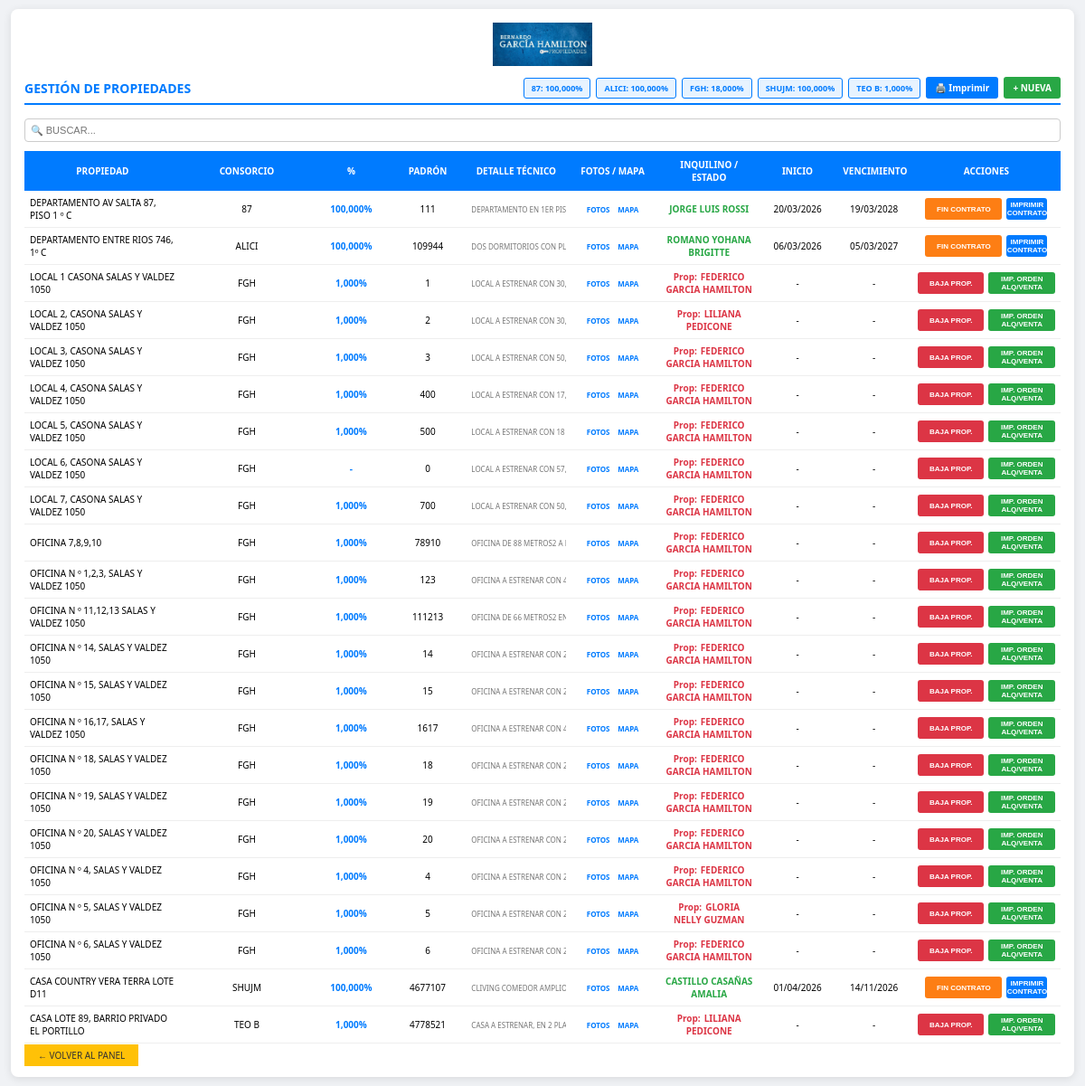
/propiedades.php (signed in), run on an earlier commit of the app's database.
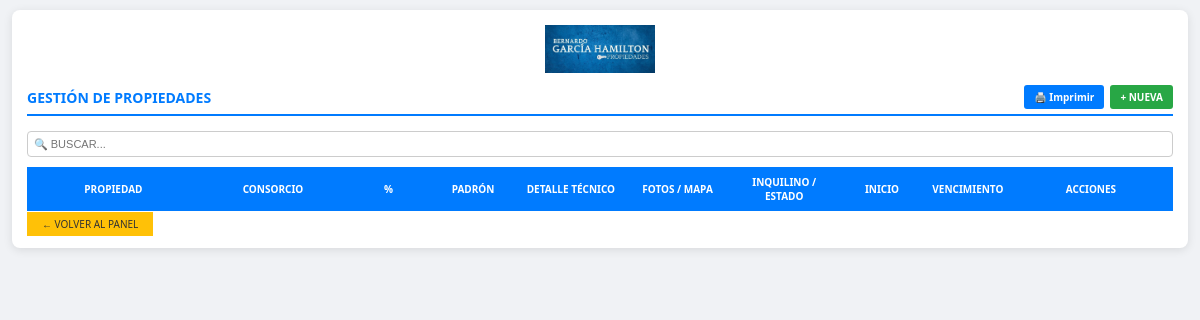
And on a later commit of the database.
### tables this page shows
CREATE TABLE `propiedades` (
  `propiedad_id` int(11) NOT NULL AUTO_INCREMENT,
  `acceso_creador_id` int(11) DEFAULT NULL COMMENT 'NULL=principal',
  `propiedad` varchar(255) NOT NULL,
  `ciudad` varchar(100) DEFAULT NULL,
  `padron` varchar(12) NOT NULL,
  `detalle` text NOT NULL,
  `consorcio` varchar(5) NOT NULL,
  `porcentaje` decimal(6,3) DEFAULT NULL,
  `propietario_id` int(11) NOT NULL,
  `alquiler` int(11) DEFAULT NULL,
  `mapa_lat` decimal(10,7) DEFAULT NULL,
  `mapa_lng` decimal(10,7) DEFAULT NULL,
  `mapa_enlace` varchar(768) DEFAULT NULL,
  `fotos_json` text DEFAULT NULL,
  PRIMARY KEY (`propiedad_id`),
  UNIQUE KEY `padron` (`padron`),
  KEY `fk_propietario` (`propietario_id`),
  KEY `idx_prop_acceso_creador` (`acceso_creador_id`),
  CONSTRAINT `fk_propietario` FOREIGN KEY (`propietario_id`) REFERENCES `usuarios` (`id`)
);

CREATE TABLE `usuarios` (
  `id` int(11) NOT NULL AUTO_INCREMENT,
  `acceso_creador_id` int(11) DEFAULT NULL COMMENT 'NULL=principal',
  `apellido` varchar(150) NOT NULL,
  `dni` varchar(20) NOT NULL,
  `cuit` varchar(25) DEFAULT NULL,
  `domicilio` varchar(200) DEFAULT NULL,
  `email` varchar(100) DEFAULT NULL,
  `celular` varchar(20) DEFAULT NULL,
  `consorcio` varchar(100) DEFAULT NULL,
  PRIMARY KEY (`id`),
  KEY `idx_acceso_creador` (`acceso_creador_id`)
);

CREATE TABLE `alquileres` (
  `alquiler_id` int(11) NOT NULL AUTO_INCREMENT,
  `propiedad_id` int(11) NOT NULL,
  `inquilino1_id` int(11) NOT NULL,
  `inquilino2_id` int(11) DEFAULT NULL,
  `codeudor1_id` int(11) NOT NULL,
  `codeudor2_id` int(11) DEFAULT NULL,
  `plazo_meses` int(11) DEFAULT NULL,
  `incremento_alquiler_meses` tinyint(3) unsigned NOT NULL DEFAULT 2 COMMENT 'Cada cuántos meses se actualiza el alquiler (1-6)',
  `destino` varchar(50) DEFAULT 'VIVIENDA',
  `fecha_inicio` date DEFAULT NULL,
  `fecha_fin` date DEFAULT NULL,
  `precio_convenido` decimal(10,2) DEFAULT NULL,
  `fecha_firma` date DEFAULT NULL,
  `monto_deposito` decimal(10,2) DEFAULT NULL,
  `estado` enum('VIGENTE','BAJA') DEFAULT 'VIGENTE',
  `fecha_creacion` timestamp NOT NULL DEFAULT current_timestamp(),
  PRIMARY KEY (`alquiler_id`)
);

### includes_propiedad_fotos_mapa.php (called while the page is built, shortened)
<?php
function propiedades_columna_existe($conexion, $columna) {
    $columna = preg_replace('/[^a-z0-9_]/i', '', $columna);
    $col = mysqli_real_escape_string($conexion, $columna);
    $q = "SELECT 1 FROM information_schema.COLUMNS
          WHERE TABLE_SCHEMA = DATABASE() AND TABLE_NAME = 'propiedades' AND COLUMN_NAME = '" . $col . "' LIMIT 1";
    $r = mysqli_query($conexion, $q);
    if ($r && mysqli_num_rows($r) > 0) {
        return true;
    }
    $q2 = "SHOW COLUMNS FROM propiedades LIKE '" . $col . "'";
    $r2 = mysqli_query($conexion, $q2);
    return $r2 && mysqli_num_rows($r2) > 0;
}
function propiedades_asegurar_columnas($conexion) {
    $todas = true;
    if ($todas) {
        $done = true;
        return true;
    }
    $ok = propiedades_columna_existe($conexion, 'mapa_lat');
    return $ok;
}

### helpers_tenant_inmobiliaria.php (called while the page is built, shortened)
<?php
if (!function_exists('tenant_inmob_es_sofia')) {
    function tenant_inmob_es_sofia(): bool
    {
        if (isset($_SESSION['tenant_es_sofia'])) {
            return (int) $_SESSION['tenant_es_sofia'] === 1;
        }
        $u = trim((string) ($_SESSION['acceso_usuario'] ?? ''));
        return strcasecmp($u, 'sofia') === 0;
    }
    function tenant_inmob_id_acceso_sofia_efectivo($conexion): int
    {
        if (tenant_inmob_es_sofia()) {
            $sess = (int) ($_SESSION['acceso_id'] ?? 0);
            if ($sess > 0) {
                return $sess;
            }
        }
        $sid = tenant_inmob_id_acceso_sofia_bd($conexion);
        return $sid > 0 ? $sid : 0;
    }
    function tenant_inmob_sql_propiedades($conexion, string $alias = 'p'): string
    {
        if (tenant_inmob_es_sofia()) {
            $sid = tenant_inmob_id_acceso_sofia_efectivo($conexion);
            return "$alias.acceso_creador_id = " . (int) $sid;
        }
        return "$alias.acceso_creador_id IS NULL";
    }
}

### propiedades.php (the view, shortened to what the changed rows need)
<?php
include 'verificar_sesion.php';
require_once __DIR__ . '/helpers_tenant_inmobiliaria.php';
require_once __DIR__ . '/config_clave_borrado.php';
require_once __DIR__ . '/includes_propiedad_fotos_mapa.php';
$wp = tenant_inmob_sql_propiedades($conexion, 'p');
$sql = "SELECT p.*, u.apellido as nombre_inquilino, a.fecha_inicio as inicio, a.fecha_fin as vencimiento,
        prop.apellido AS nombre_propietario
        FROM propiedades p
        LEFT JOIN alquileres a ON a.propiedad_id = p.propiedad_id AND a.estado = 'VIGENTE'
        LEFT JOIN usuarios u ON a.inquilino1_id = u.id
        LEFT JOIN usuarios prop ON prop.id = p.propietario_id
        WHERE ($wp)
        ORDER BY p.consorcio ASC, p.propiedad ASC";
$resultado = mysqli_query($conexion, $sql);
$nivelAcceso = (int)($_SESSION['acceso_nivel'] ?? 0);
$soloLectura = ($nivelAcceso < 2);
$sumas_consorcios = array();
$r_consorcios = mysqli_query($conexion, "SELECT p.consorcio, COALESCE(SUM(p.porcentaje), 0) AS total FROM propiedades p WHERE ($wp) AND p.porcentaje IS NOT NULL AND p.consorcio IS NOT NULL AND p.consorcio != '' GROUP BY p.consorcio ORDER BY p.consorcio ASC");
if ($r_consorcios) {
    while ($row_cons = mysqli_fetch_assoc($r_consorcios)) {
        $sumas_consorcios[$row_cons['consorcio']] = (float)$row_cons['total'];
    }
}
?>
<!DOCTYPE html>
<html lang="es">
<head>
</head>
<body onkeydown="var e=event||window.event;if((e.keyCode||e.which)===27){e.preventDefault();window.location.href='index.php';return false;}">
<div class="contenedor">
    <div class="encabezado">
        <h2>Gestión de Propiedades</h2>
        <div style="display:flex; align-items:center; gap:6px; flex-wrap:wrap;">
            <?php foreach ($sumas_consorcios as $cons => $suma): ?>
            <span style="background:#e7f3ff; color:#007bff; padding:4px 8px; border-radius:3px; font-weight:bold; font-size:9px; border:1px solid #007bff; white-space:nowrap;"><?= htmlspecialchars($cons) ?>: <?= number_format($suma, 3, ',', '.') ?>%</span>
            <?php endforeach; ?>
            <a href="imprimir_propiedades.php" target="_blank" style="background:#007bff; color:white; padding:5px 10px; border-radius:3px; text-decoration:none; font-weight:bold; font-size:10px;">🖨️ Imprimir</a>
            <?php if (!$soloLectura): ?>
                <a href="nueva_propiedad.php" style="background:#28a745; color:white; padding:5px 10px; border-radius:3px; text-decoration:none; font-weight:bold; font-size:10px;">+ NUEVA</a>
            <?php endif; ?>
        </div>
    </div>
    <table class="tabla-prop">
        <thead>
            <tr>
                <th class="col-propiedad">Propiedad</th>
                <th class="col-consorcio">Consorcio</th>
                <th class="col-porcentaje">%</th>
                <th class="col-padron">Padrón</th>
                <th class="col-detalle">Detalle Técnico</th>
                <th class="col-verfm">Fotos / Mapa</th>
                <th class="col-estado">Inquilino / Estado</th>
                <th class="col-inicio">Inicio</th>
                <th class="col-vencimiento">Vencimiento</th>
                <th class="col-acciones">Acciones</th>
            </tr>
        </thead>
        <tbody id="cuerpoTabla">
            <?php while ($f = mysqli_fetch_array($resultado)):
                $alquilada = !empty($f['nombre_inquilino']);
                $inicio = !empty($f['inicio']) ? date('d/m/Y', strtotime($f['inicio'])) : '-';
                $venc = !empty($f['vencimiento']) ? date('d/m/Y', strtotime($f['vencimiento'])) : '-';
                $n_fotos = count(propiedades_fotos_unificadas((int)$f['propiedad_id'], $f['fotos_json'] ?? null));
                $pid = (int)$f['propiedad_id'];
            ?>
            <tr class="fila-propiedad" data-id="<?= $f['propiedad_id'] ?>" onclick="seleccionarPropiedad(<?= $f['propiedad_id'] ?>, this, event)">
                <td class="al-izq"><?= $f['propiedad'] ?></td>
                <td class="al-cen"><?= $f['consorcio'] ?></td>
                <td class="al-cen" style="font-weight:bold; color:#007bff;"><?= $f['porcentaje'] !== null ? number_format($f['porcentaje'], 3, ',', '.') . '%' : '-' ?></td>
                <td class="al-cen"><?= $f['padron'] ?></td>
                <td class="al-cen" style="font-size: 8px; color: #777; white-space: nowrap;"><?= substr($f['detalle'],0,30) ?>...</td>
                <td class="al-cen">
                    <a href="ver_propiedad.php?id=<?= $pid ?>" class="link-ver-prop" title="Ver fotos" onclick="event.stopPropagation();">Fotos<?= $n_fotos > 0 ? '('.$n_fotos.')' : '' ?></a>
                    <a href="ver_propiedad.php?id=<?= $pid ?>#mapa" class="link-ver-prop" title="Ver ubicación" onclick="event.stopPropagation();">Mapa</a>
                </td>
                <td class="al-cen">
                    <?php if ($alquilada): ?>
                        <span class="inquilino-nombre"><?= htmlspecialchars($f['nombre_inquilino'] ?? '', ENT_QUOTES, 'UTF-8') ?></span>
                    <?php else:
                        $nomProp = trim((string)($f['nombre_propietario'] ?? ''));
                    ?>
                        <span class="propietario-sin-alq"><span class="prop-prefijo">Prop:</span><?= $nomProp !== '' ? htmlspecialchars($nomProp, ENT_QUOTES, 'UTF-8') : '—' ?></span>
                    <?php endif; ?>
                </td>
                <td class="al-cen"><?= $inicio ?></td>
                <td class="al-cen"><?= $venc ?></td>
                <td>
                    <?php if (!$soloLectura): ?>
                    <div class="flex-acciones" onclick="event.stopPropagation()">
                        <?php if($alquilada): ?>
                            <button type="button" class="btn btn-fin w-grande" data-inquilino="<?= htmlspecialchars($f['nombre_inquilino'] ?? '', ENT_QUOTES, 'UTF-8') ?>" data-propiedad="<?= htmlspecialchars($f['propiedad'] ?? '', ENT_QUOTES, 'UTF-8') ?>" data-id="<?= (int)$f['propiedad_id'] ?>">FIN CONTRATO</button>
                            <button onclick="imprimirContrato(<?= $f['propiedad_id'] ?>)" class="btn btn-print w-chico">IMPRIMIR CONTRATO</button>
                        <?php else: ?>
                            <button type="button" class="btn btn-baja w-grande" data-propiedad="<?= htmlspecialchars($f['propiedad'] ?? '', ENT_QUOTES, 'UTF-8') ?>" data-id="<?= (int)$f['propiedad_id'] ?>">BAJA PROP.</button>
                            <button type="button" class="btn btn-imp-ord-alq w-grande" onclick="window.open('orden_alquiler.php?id=<?= $pid ?>', '_blank');" title="Orden de alquiler o venta: condiciones, interesado, garantes o referencias e historial">IMP. ORDEN ALQ/VENTA</button>
                        <?php endif; ?>
                    </div>
                    <?php else: ?>
                    <span style="color:#999; font-size:9px;">Solo lectura</span>
                    <?php endif; ?>
                </td>
            </tr>
            <?php endwhile; ?>
        </tbody>
    </table>
</div>
</body>
</html>

What changed in the data, as far as the page shows it:
removed propiedades: propiedad "DEPARTAMENTO AV SALTA 87, PISO 1 º C", consorcio "87", porcentaje "100,000", padron "111", detalle "DEPARTAMENTO EN 1ER…", usuarios.apellido "JORGE LUIS ROSSI", alquileres.fecha_inicio "20/03/2026", alquileres.fecha_fin "19/03/2028"
removed propiedades: propiedad "DEPARTAMENTO ENTRE RIOS 746, 1º C", consorcio "ALICI", porcentaje "100,000", padron "109944", detalle "DOS DORMITORIOS CON…", usuarios.apellido "ROMANO YOHANA BRIGITTE", alquileres.fecha_inicio "06/03/2026", alquileres.fecha_fin "05/03/2027"
removed propiedades: propiedad "LOCAL 1 CASONA SALAS Y VALDEZ 1050", consorcio "FGH", porcentaje "1,000", padron "1", detalle "LOCAL A ESTRENAR CON…", propietario.apellido "FEDERICO GARCIA HAMILTON", inicio "-", venc "-"
removed propiedades: propiedad "LOCAL 2, CASONA SALAS Y VALDEZ 1050", consorcio "FGH", porcentaje "1,000", padron "2", detalle "LOCAL A ESTRENAR CON…", propietario.apellido "LILIANA PEDICONE", inicio "-", venc "-"
removed propiedades: propiedad "LOCAL 3, CASONA SALAS Y VALDEZ 1050", consorcio "FGH", porcentaje "1,000", padron "3", detalle "LOCAL A ESTRENAR CON…", propietario.apellido "FEDERICO GARCIA HAMILTON", inicio "-", venc "-"
removed propiedades: propiedad "LOCAL 4, CASONA SALAS Y VALDEZ 1050", consorcio "FGH", porcentaje "1,000", padron "400", detalle "LOCAL A ESTRENAR CON…", propietario.apellido "FEDERICO GARCIA HAMILTON", inicio "-", venc "-"
removed propiedades: propiedad "LOCAL 5, CASONA SALAS Y VALDEZ 1050", consorcio "FGH", porcentaje "1,000", padron "500", detalle "LOCAL A ESTRENAR CON 18…", propietario.apellido "FEDERICO GARCIA HAMILTON", inicio "-", venc "-"
removed propiedades: propiedad "LOCAL 6, CASONA SALAS Y VALDEZ 1050", consorcio "FGH", padron "0", detalle "LOCAL A ESTRENAR CON…", propietario.apellido "FEDERICO GARCIA HAMILTON", inicio "-", venc "-"
removed propiedades: propiedad "LOCAL 7, CASONA SALAS Y VALDEZ 1050", consorcio "FGH", porcentaje "1,000", padron "700", detalle "LOCAL A ESTRENAR CON…", propietario.apellido "FEDERICO GARCIA HAMILTON", inicio "-", venc "-"
removed propiedades: propiedad "OFICINA 7,8,9,10", consorcio "FGH", porcentaje "1,000", padron "78910", detalle "OFICINA DE 88 METROS2 A…", propietario.apellido "FEDERICO GARCIA HAMILTON", inicio "-", venc "-"
removed propiedades: propiedad "OFICINA N º 1,2,3, SALAS Y VALDEZ 1050", consorcio "FGH", porcentaje "1,000", padron "123", detalle "OFICINA A ESTRENAR CON…", propietario.apellido "FEDERICO GARCIA HAMILTON", inicio "-", venc "-"
removed propiedades: propiedad "OFICINA N º 11,12,13 SALAS Y VALDEZ 1050", consorcio "FGH", porcentaje "1,000", padron "111213", detalle "OFICINA DE 66 METROS2…", propietario.apellido "FEDERICO GARCIA HAMILTON", inicio "-", venc "-"
removed propiedades: propiedad "OFICINA N º 14, SALAS Y VALDEZ 1050", consorcio "FGH", porcentaje "1,000", padron "14", detalle "OFICINA A ESTRENAR CON…", propietario.apellido "FEDERICO GARCIA HAMILTON", inicio "-", venc "-"
removed propiedades: propiedad "OFICINA N º 15, SALAS Y VALDEZ 1050", consorcio "FGH", porcentaje "1,000", padron "15", detalle "OFICINA A ESTRENAR CON…", propietario.apellido "FEDERICO GARCIA HAMILTON", inicio "-", venc "-"
removed propiedades: propiedad "OFICINA N º 16,17, SALAS Y VALDEZ 1050", consorcio "FGH", porcentaje "1,000", padron "1617", detalle "OFICINA A ESTRENAR CON…", propietario.apellido "FEDERICO GARCIA HAMILTON", inicio "-", venc "-"
removed propiedades: propiedad "OFICINA N º 18, SALAS Y VALDEZ 1050", consorcio "FGH", porcentaje "1,000", padron "18", detalle "OFICINA A ESTRENAR CON…", propietario.apellido "FEDERICO GARCIA HAMILTON", inicio "-", venc "-"
removed propiedades: propiedad "OFICINA N º 19, SALAS Y VALDEZ 1050", consorcio "FGH", porcentaje "1,000", padron "19", detalle "OFICINA A ESTRENAR CON…", propietario.apellido "FEDERICO GARCIA HAMILTON", inicio "-", venc "-"
removed propiedades: propiedad "OFICINA N º 20, SALAS Y VALDEZ 1050", consorcio "FGH", porcentaje "1,000", padron "20", detalle "OFICINA A ESTRENAR CON…", propietario.apellido "FEDERICO GARCIA HAMILTON", inicio "-", venc "-"
removed propiedades: propiedad "OFICINA N º 4, SALAS Y VALDEZ 1050", consorcio "FGH", porcentaje "1,000", padron "4", detalle "OFICINA A ESTRENAR CON…", propietario.apellido "FEDERICO GARCIA HAMILTON", inicio "-", venc "-"
removed propiedades: propiedad "OFICINA N º 5, SALAS Y VALDEZ 1050", consorcio "FGH", porcentaje "1,000", padron "5", detalle "OFICINA A ESTRENAR CON…", propietario.apellido "GLORIA NELLY GUZMAN", inicio "-", venc "-"
removed propiedades: propiedad "OFICINA N º 6, SALAS Y VALDEZ 1050", consorcio "FGH", porcentaje "1,000", padron "6", detalle "OFICINA A ESTRENAR CON…", propietario.apellido "FEDERICO GARCIA HAMILTON", inicio "-", venc "-"
removed propiedades: propiedad "CASA COUNTRY VERA TERRA LOTE D11", consorcio "SHUJM", porcentaje "100,000", padron "4677107", detalle "CLIVING COMEDOR AMPLIO…", usuarios.apellido "CASTILLO CASAÑAS AMALIA", alquileres.fecha_inicio "01/04/2026", alquileres.fecha_fin "14/11/2026"
removed propiedades: propiedad "CASA LOTE 89, BARRIO PRIVADO EL PORTILLO", consorcio "TEO B", porcentaje "1,000", padron "4778521", detalle "CASA A ESTRENAR, EN 2…", propietario.apellido "LILIANA PEDICONE", inicio "-", venc "-"
Also different on the page:
list line gone: "87 : 100,000 %"
list line gone: "ALICI : 100,000 %"
list line gone: "FGH : 18,000 %"
list line gone: "SHUJM : 100,000 %"
list line gone: "TEO B : 1,000 %"
